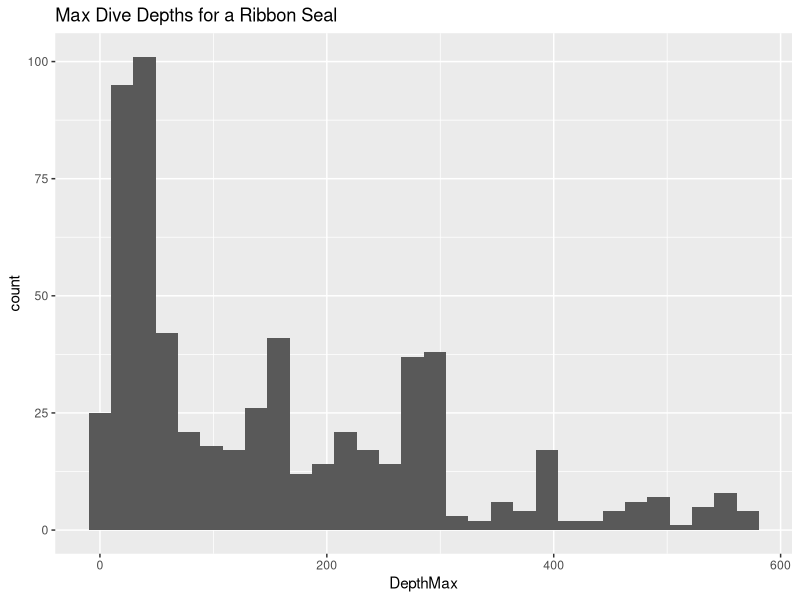

The R source for this figure:
## ---- chunk 1
options(width = 80)
require(knitr)
opts_chunk$set(fig.path="images/")
## ---- chunk 2
# ATTENTION: you may need to use '02-rlotw/99279-Behavior.csv' for the file path
# if you are running this in the console instead of within an R Markdown file
seal_99279.df <- read.csv(file='99279-Behavior.csv',
                     stringsAsFactors = FALSE)
# stringsAsFactors is set to FALSE because we are going to specify data types on our own
## ---- chunk 3
class(seal_99279.df)
str(seal_99279.df,width=80,strict.width="cut")
nrow(seal_99279.df)
ncol(seal_99279.df)
## ---- chunk 4
# replace seal_99279.df with a subset of columns
seal_99279.df <- seal_99279.df[,c('Ptt','Start','End','What','DepthMax','DurationMax')]
str(seal_99279.df,width=80,strict.width="cut")
## ---- chunk 5
# replace seal_99279.df with a subset of rows where What is equal to Dive
seal_99279.df <- seal_99279.df[seal_99279.df$What == 'Dive',]
str(seal_99279.df,width=80,strict.width="cut")
## ---- chunk 6
seal_99279.df$Ptt <- as.factor(seal_99279.df$Ptt)
seal_99279.df$What <- as.factor(seal_99279.df$What)
str(seal_99279.df,width=80,strict.width="cut")

# the arguments 'width' and 'strict.width="cut"' force R to limit the text width
# of the resulting output from str(). This is the best way to keep the PDF/Latex
# output looking correct and not running of the page into the margins
## ---- chunk 7
min(seal_99279.df$DepthMax)
max(seal_99279.df$DepthMax)
range(seal_99279.df$DepthMax)
mean(seal_99279.df$DepthMax)
## ---- chunk 8
library(ggplot2)
## ---- chunk 9
p <- ggplot(seal_99279.df,aes(x=DepthMax)) + geom_histogram() + 
  ggtitle('Max Dive Depths for a Ribbon Seal')
p
